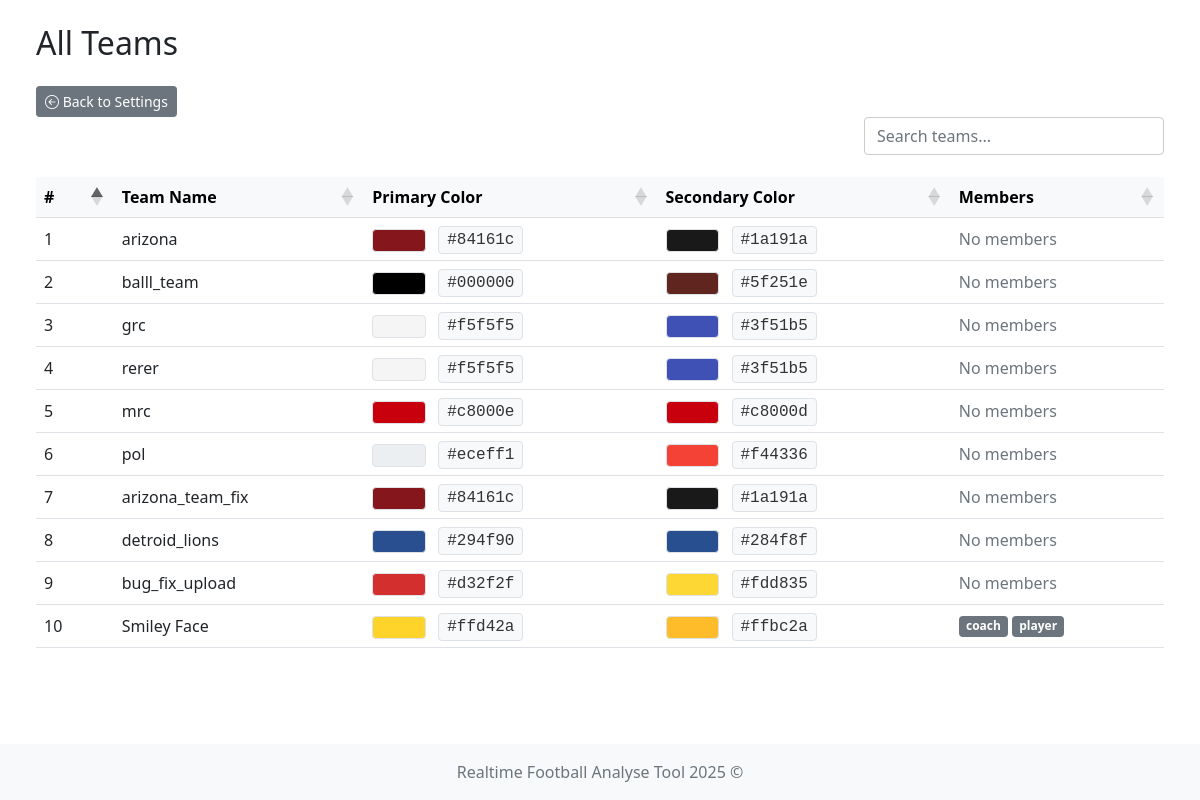
The page /team/list on the database as committed earlier.
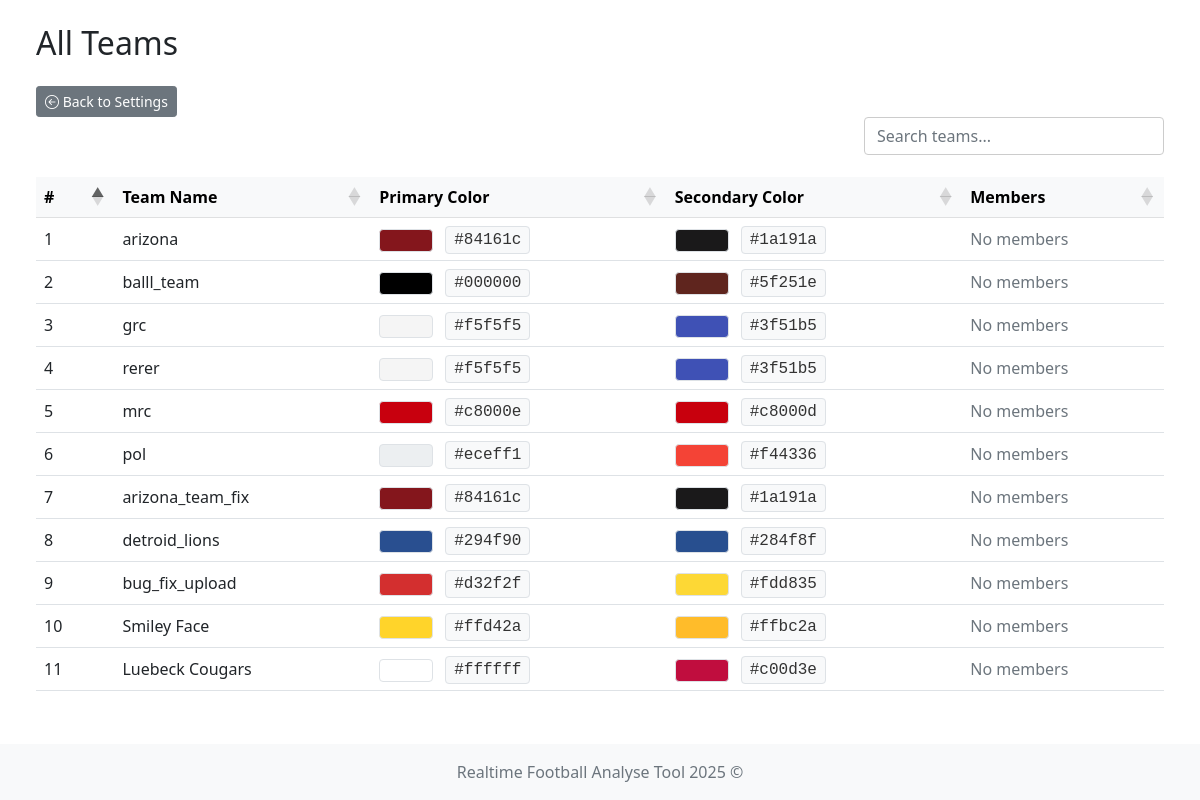
The same page on the database as committed later.
### app/models/team.py (models this page shows)
class TeamModel(db.Model):
    __tablename__ = 'teams'
    id = db.Column(db.Integer, primary_key=True)
    name = db.Column(db.String(100), nullable=False, unique=True)  # prevent duplicate team names
    icon = db.Column(db.String(300), nullable=False)  # longer path for future-proofing
    primary_color = db.Column(db.String(20), nullable=False)
    secondary_color = db.Column(db.String(20), nullable=False)

### app/models/user.py (models this page shows)
class UserModel(db.Model, UserMixin):
    __tablename__ = 'user'
    id = db.Column(db.Integer, primary_key=True)
    username = db.Column(db.String(80), unique=True, nullable=False)
    password = db.Column(db.String(120), nullable=False)
    role = db.Column(db.String(10), nullable=False, default='user')
    team_id = db.Column(db.Integer, db.ForeignKey('teams.id'))
    team = db.relationship('TeamModel', backref='users')

### app/controllers/team.py (the view)
@team_bp.route('/list')
def list_all_teams():
    teams = TeamModel.query.all()
    team_ids = [team.id for team in teams]
    if not team_ids:
        return render_template('team/show_teams.html', teams=[], team_members={})
    users = UserModel.query.filter(UserModel.team_id.in_(team_ids)).all()
    team_members = {}
    for user in users:
        team_members.setdefault(user.team_id, []).append(user)
    return render_template(
        'team/show_teams.html',
        teams=teams,
        team_members=team_members
    )

### run.py (called while the page is built)
    def _inject_context(self) -> None:
        @self.app.context_processor
        def inject_teams() -> dict:
            try:
                teams = TeamModel.query.all()
                return dict(teams=teams)
            except Exception as e:
                print(f"[!] Error injecting teams: {str(e)} ({type(e).__name__})")
                return dict(teams=[])

### app/templates/team/show_teams.html (shortened to what this page needs)
{% extends "system/base.html" %}
{% block content %}
<div class="container-fluid">
    <div class="row mb-4">
        <div class="col d-flex justify-content-between align-items-center">
            <h2 class="mb-0">All Teams</h2>
        </div>
    </div>
    <div>
        <a href="{{ url_for('settings') }}" class="btn btn-sm btn-secondary">
            <i class="bi bi-arrow-left-circle"></i> Back to Settings
        </a>
    </div>
    <div class="row mb-3">
        <div class="col d-flex justify-content-end">
            <input type="text" id="customSearch" class="form-control custom-search" placeholder="Search teams...">
        </div>
    </div>
    <div class="table-responsive">
        <table id="teamTable" class="table table-hover align-middle mb-0">
            <thead class="table-light">
            <tr>
                <th>#</th>
                <th>Team Name</th>
                <th>Primary Color</th>
                <th>Secondary Color</th>
                <th>Members</th>
            </tr>
            </thead>
            <tbody>
            {% if teams and teams|length > 0 %}
                {% for team in teams %}
                    <tr>
                        <td>{{ loop.index }}</td>
                        <td>{{ team.name }}</td>
                        <td>
                            {% set color = team.primary_color|lower %}
                            {% set badge_text_color = '#000' if color.startswith('#fff') or color == '' or color is none else '#fff' %}
                            <span class="badge border" style="background-color: {{ team.primary_color }}; color: {{ badge_text_color }};">
                            </span>
                            <span class="ms-2 px-2 py-1 border rounded" style="background-color: #f8f9fa; color: #333; font-family: monospace;">
                                {{ team.primary_color }}
                            </span>
                        </td>
                        <td>
                            {% set sec = team.secondary_color|lower %}
                            {% set sec_text = '#000' if sec.startswith('#fff') or sec == '' or sec is none else '#fff' %}
                            <span class="badge border" style="background-color: {{ team.secondary_color }}; color: {{ sec_text }};">
                            </span>
                            <span class="ms-2 px-2 py-1 border rounded" style="background-color: #f8f9fa; color: #333; font-family: monospace;">
                                {{ team.secondary_color }}
                            </span>
                        </td>
                        <td>
                            {% set members = team_members.get(team.id, []) %}
                            {% if members %}
                                <div class="d-flex flex-wrap gap-1">
                                    {% for user in members %}
                                        <span class="badge bg-secondary">{{ user.username }}</span>
                                    {% endfor %}
                                </div>
                            {% else %}
                                <span class="text-muted">No members</span>
                            {% endif %}
                        </td>
                    </tr>
                {% endfor %}
            {% endif %}
            </tbody>
        </table>
    </div>
</div>
{% endblock %}

### app/templates/system/base.html (shortened to what this page needs)
<!DOCTYPE html>
<html lang="en">
<head>
    <link href="https://cdn.jsdelivr.net/npm/bootstrap@5.1.3/dist/css/bootstrap.min.css" rel="stylesheet"/>
    <link rel="stylesheet" href="https://cdn.jsdelivr.net/npm/bootstrap-icons@1.11.3/font/bootstrap-icons.css"/>
    <link rel="stylesheet" href="https://cdnjs.cloudflare.com/ajax/libs/font-awesome/6.5.0/css/all.min.css"/>
    <link href="https://cdn.jsdelivr.net/npm/select2@4.1.0-rc.0/dist/css/select2.min.css" rel="stylesheet"/>
    <link href="https://cdn.jsdelivr.net/npm/select2-bootstrap-5-theme@1.3.0/dist/select2-bootstrap-5-theme.min.css"
          rel="stylesheet"/>
    <link href="https://cdn.datatables.net/1.13.6/css/dataTables.bootstrap5.min.css" rel="stylesheet"/>
    <link rel="stylesheet" href="{{ url_for('static', filename='styles.css') }}"/>
</head>
<body class="{% block body_class %}{% endblock %}">
<div class="content-wrapper">
    <div class="container-fluid mt-4 px-4">
        <div id="toast-container" class="toast-container position-fixed bottom-0 end-0 p-3" style="z-index: 1100;">
        </div>
        {% block content %}{% endblock %}
    </div>
</div>
<footer class="footer mt-auto py-3 bg-light">
    <div class="container text-center">
        <span class="text-muted">Realtime Football Analyse Tool 2025 ©</span>
    </div>
</footer>
</body>
</html>

### app/static/styles.css (style rules this page uses)
html, body { height: 100%; margin: 0; padding: 0; }
body { display: flex; flex-direction: column; min-height: 100vh; }
.content-wrapper { flex: 1 0 auto; }
.footer { flex-shrink: 0; background-color: #f8f9fa; padding: 1rem 0; margin-top: auto; }
.table-responsive { margin-top: 0 !important; overflow-x: auto; }
.table-responsive { overflow-x: auto; }
.table th, .table td { white-space: nowrap; padding: 0.5rem; }
.table thead th { background-color: #f8f9fa; font-weight: bold; }

### app/templates/team/show_teams.html (style rules this page uses)
.table-responsive { overflow-x: auto; }
.table th, .table td { white-space: nowrap; padding: 0.5rem; }
.custom-search { max-width: 300px; background-color: transparent; border: 1px solid #ccc; transition: border-color 0.3s ease; }
.badge { font-size: 0.75rem; padding: 0.4em 0.6em; }

Rows that differ between the two databases and show on the page:
changed TeamModel "Smiley Face": loses UserModel (username "coach"); loses UserModel (username "player"); now shows "No members"
added TeamModel: name "Luebeck Cougars", primary_color "#ffffff", secondary_color "#c00d3e", shows "No members"
